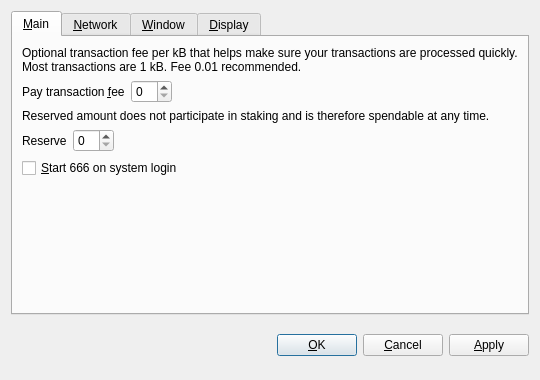
<?xml version="1.0" encoding="UTF-8"?>
<ui version="4.0">
 <class>OptionsDialog</class>
 <widget class="QDialog" name="OptionsDialog">
  <property name="geometry">
   <rect>
    <x>0</x>
    <y>0</y>
    <width>540</width>
    <height>380</height>
   </rect>
  </property>
  <property name="windowTitle">
   <string>Options</string>
  </property>
  <property name="styleSheet">
   <string notr="true">background-image: url(:/images/bkg2);</string>
  </property>
  <property name="modal">
   <bool>true</bool>
  </property>
  <layout class="QVBoxLayout" name="verticalLayout">
   <item>
    <widget class="QTabWidget" name="tabWidget">
     <property name="tabPosition">
      <enum>QTabWidget::North</enum>
     </property>
     <property name="currentIndex">
      <number>0</number>
     </property>
     <widget class="QWidget" name="tabMain">
      <attribute name="title">
       <string>&amp;Main</string>
      </attribute>
      <layout class="QVBoxLayout" name="verticalLayout_Main">
       <item>
        <widget class="QLabel" name="transactionFeeInfoLabel">
         <property name="text">
          <string>Optional transaction fee per kB that helps make sure your transactions are processed quickly. Most transactions are 1 kB. Fee 0.01 recommended.</string>
         </property>
         <property name="textFormat">
          <enum>Qt::PlainText</enum>
         </property>
         <property name="wordWrap">
          <bool>true</bool>
         </property>
        </widget>
       </item>
       <item>
        <layout class="QHBoxLayout" name="horizontalLayoutFee">
         <item>
          <widget class="QLabel" name="transactionFeeLabel">
           <property name="text">
            <string>Pay transaction &amp;fee</string>
           </property>
           <property name="textFormat">
            <enum>Qt::PlainText</enum>
           </property>
           <property name="buddy">
            <cstring>transactionFee</cstring>
           </property>
          </widget>
         </item>
         <item>
          <widget class="BitcoinAmountField" name="transactionFee"/>
         </item>
         <item>
          <spacer name="horizontalSpacerFee">
           <property name="orientation">
            <enum>Qt::Horizontal</enum>
           </property>
           <property name="sizeHint" stdset="0">
            <size>
             <width>40</width>
             <height>20</height>
            </size>
           </property>
          </spacer>
         </item>
        </layout>
       </item>
       <item>
        <widget class="QLabel" name="reserveBalanceInfoLabel">
         <property name="text">
          <string>Reserved amount does not participate in staking and is therefore spendable at any time.</string>
         </property>
         <property name="textFormat">
          <enum>Qt::PlainText</enum>
         </property>
         <property name="wordWrap">
          <bool>true</bool>
         </property>
        </widget>
       </item>
       <item>
        <layout class="QHBoxLayout" name="horizontalLayoutReserveBalance">
         <item>
          <widget class="QLabel" name="reserveBalanceLabel">
           <property name="text">
            <string>Reserve</string>
           </property>
           <property name="textFormat">
            <enum>Qt::PlainText</enum>
           </property>
           <property name="buddy">
            <cstring>reserveBalance</cstring>
           </property>
          </widget>
         </item>
         <item>
          <widget class="BitcoinAmountField" name="reserveBalance"/>
         </item>
         <item>
          <spacer name="horizontalSpacerReserveBalance">
           <property name="orientation">
            <enum>Qt::Horizontal</enum>
           </property>
           <property name="sizeHint" stdset="0">
            <size>
             <width>40</width>
             <height>20</height>
            </size>
           </property>
          </spacer>
         </item>
        </layout>
       </item>
       <item>
        <widget class="QCheckBox" name="bitcoinAtStartup">
         <property name="toolTip">
          <string>Automatically start 666 after logging in to the system.</string>
         </property>
         <property name="text">
          <string>&amp;Start 666 on system login</string>
         </property>
        </widget>
       </item>
       <item>
        <spacer name="verticalSpacer_Main">
         <property name="orientation">
          <enum>Qt::Vertical</enum>
         </property>
         <property name="sizeHint" stdset="0">
          <size>
           <width>20</width>
           <height>40</height>
          </size>
         </property>
        </spacer>
       </item>
      </layout>
     </widget>
     <widget class="QWidget" name="tabNetwork">
      <attribute name="title">
       <string>&amp;Network</string>
      </attribute>
      <layout class="QVBoxLayout" name="verticalLayout_Network">
       <item>
        <widget class="QCheckBox" name="mapPortUpnp">
         <property name="toolTip">
          <string>Automatically open the 666 client port on the router. This only works when your router supports UPnP and it is enabled.</string>
         </property>
         <property name="text">
          <string>Map port using &amp;UPnP</string>
         </property>
        </widget>
       </item>
       <item>
        <widget class="QCheckBox" name="connectSocks">
         <property name="toolTip">
          <string>Connect to the 666 network through a SOCKS proxy (e.g. when connecting through Tor).</string>
         </property>
         <property name="text">
          <string>&amp;Connect through SOCKS proxy:</string>
         </property>
        </widget>
       </item>
       <item>
        <layout class="QHBoxLayout" name="horizontalLayout_Network">
         <item>
          <widget class="QLabel" name="proxyIpLabel">
           <property name="text">
            <string>Proxy &amp;IP:</string>
           </property>
           <property name="textFormat">
            <enum>Qt::PlainText</enum>
           </property>
           <property name="buddy">
            <cstring>proxyIp</cstring>
           </property>
          </widget>
         </item>
         <item>
          <widget class="QValidatedLineEdit" name="proxyIp">
           <property name="maximumSize">
            <size>
             <width>140</width>
             <height>16777215</height>
            </size>
           </property>
           <property name="toolTip">
            <string>IP address of the proxy (e.g. 127.0.0.1)</string>
           </property>
          </widget>
         </item>
         <item>
          <widget class="QLabel" name="proxyPortLabel">
           <property name="text">
            <string>&amp;Port:</string>
           </property>
           <property name="textFormat">
            <enum>Qt::PlainText</enum>
           </property>
           <property name="buddy">
            <cstring>proxyPort</cstring>
           </property>
          </widget>
         </item>
         <item>
          <widget class="QLineEdit" name="proxyPort">
           <property name="maximumSize">
            <size>
             <width>55</width>
             <height>16777215</height>
            </size>
           </property>
           <property name="toolTip">
            <string>Port of the proxy (e.g. 9050)</string>
           </property>
          </widget>
         </item>
         <item>
          <widget class="QLabel" name="socksVersionLabel">
           <property name="text">
            <string>SOCKS &amp;Version:</string>
           </property>
           <property name="textFormat">
            <enum>Qt::PlainText</enum>
           </property>
           <property name="buddy">
            <cstring>socksVersion</cstring>
           </property>
          </widget>
         </item>
         <item>
          <widget class="QValueComboBox" name="socksVersion">
           <property name="toolTip">
            <string>SOCKS version of the proxy (e.g. 5)</string>
           </property>
          </widget>
         </item>
         <item>
          <spacer name="horizontalSpacer_Network">
           <property name="orientation">
            <enum>Qt::Horizontal</enum>
           </property>
           <property name="sizeHint" stdset="0">
            <size>
             <width>40</width>
             <height>20</height>
            </size>
           </property>
          </spacer>
         </item>
        </layout>
       </item>
       <item>
        <spacer name="verticalSpacer_Network">
         <property name="orientation">
          <enum>Qt::Vertical</enum>
         </property>
         <property name="sizeHint" stdset="0">
          <size>
           <width>20</width>
           <height>40</height>
          </size>
         </property>
        </spacer>
       </item>
      </layout>
     </widget>
     <widget class="QWidget" name="tabWindow">
      <attribute name="title">
       <string>&amp;Window</string>
      </attribute>
      <layout class="QVBoxLayout" name="verticalLayout_Window">
       <item>
        <widget class="QCheckBox" name="minimizeToTray">
         <property name="toolTip">
          <string>Show only a tray icon after minimizing the window.</string>
         </property>
         <property name="text">
          <string>&amp;Minimize to the tray instead of the taskbar</string>
         </property>
        </widget>
       </item>
       <item>
        <widget class="QCheckBox" name="minimizeOnClose">
         <property name="toolTip">
          <string>Minimize instead of exit the application when the window is closed. When this option is enabled, the application will be closed only after selecting Quit in the menu.</string>
         </property>
         <property name="text">
          <string>M&amp;inimize on close</string>
         </property>
        </widget>
       </item>
       <item>
        <spacer name="verticalSpacer_Window">
         <property name="orientation">
          <enum>Qt::Vertical</enum>
         </property>
         <property name="sizeHint" stdset="0">
          <size>
           <width>20</width>
           <height>40</height>
          </size>
         </property>
        </spacer>
       </item>
      </layout>
     </widget>
     <widget class="QWidget" name="tabDisplay">
      <attribute name="title">
       <string>&amp;Display</string>
      </attribute>
      <layout class="QVBoxLayout" name="verticalLayout_Display">
       <item>
        <layout class="QHBoxLayout" name="horizontalLayout_1_Display">
         <item>
          <widget class="QLabel" name="langLabel">
           <property name="text">
            <string>User Interface &amp;language:</string>
           </property>
           <property name="textFormat">
            <enum>Qt::PlainText</enum>
           </property>
           <property name="buddy">
            <cstring>lang</cstring>
           </property>
          </widget>
         </item>
         <item>
          <widget class="QValueComboBox" name="lang">
           <property name="toolTip">
            <string>The user interface language can be set here. This setting will take effect after restarting 666.</string>
           </property>
          </widget>
         </item>
        </layout>
       </item>
       <item>
        <layout class="QHBoxLayout" name="horizontalLayout_2_Display">
         <item>
          <widget class="QLabel" name="unitLabel">
           <property name="text">
            <string>&amp;Unit to show amounts in:</string>
           </property>
           <property name="textFormat">
            <enum>Qt::PlainText</enum>
           </property>
           <property name="buddy">
            <cstring>unit</cstring>
           </property>
          </widget>
         </item>
         <item>
          <widget class="QValueComboBox" name="unit">
           <property name="toolTip">
            <string>Choose the default subdivision unit to show in the interface and when sending coins.</string>
           </property>
          </widget>
         </item>
        </layout>
       </item>
       <item>
        <widget class="QCheckBox" name="displayAddresses">
         <property name="toolTip">
          <string>Whether to show 666 addresses in the transaction list or not.</string>
         </property>
         <property name="text">
          <string>&amp;Display addresses in transaction list</string>
         </property>
        </widget>
       </item>
       <item>
        <widget class="QCheckBox" name="coinControlFeatures">
         <property name="toolTip">
          <string>Whether to show coin control features or not.</string>
         </property>
         <property name="text">
          <string>Display coin &amp;control features (experts only!)</string>
         </property>
        </widget>
       </item>
       <item>
        <spacer name="verticalSpacer_Display">
         <property name="orientation">
          <enum>Qt::Vertical</enum>
         </property>
         <property name="sizeHint" stdset="0">
          <size>
           <width>20</width>
           <height>40</height>
          </size>
         </property>
        </spacer>
       </item>
      </layout>
     </widget>
    </widget>
   </item>
   <item>
    <layout class="QHBoxLayout" name="horizontalLayout_Buttons">
     <item>
      <spacer name="horizontalSpacer_1">
       <property name="orientation">
        <enum>Qt::Horizontal</enum>
       </property>
       <property name="sizeHint" stdset="0">
        <size>
         <width>40</width>
         <height>48</height>
        </size>
       </property>
      </spacer>
     </item>
     <item>
      <widget class="QLabel" name="statusLabel">
       <property name="font">
        <font>
         <weight>75</weight>
         <bold>true</bold>
        </font>
       </property>
       <property name="text">
        <string/>
       </property>
       <property name="textFormat">
        <enum>Qt::PlainText</enum>
       </property>
       <property name="wordWrap">
        <bool>true</bool>
       </property>
      </widget>
     </item>
     <item>
      <spacer name="horizontalSpacer_2">
       <property name="orientation">
        <enum>Qt::Horizontal</enum>
       </property>
       <property name="sizeHint" stdset="0">
        <size>
         <width>40</width>
         <height>48</height>
        </size>
       </property>
      </spacer>
     </item>
     <item>
      <widget class="QPushButton" name="okButton">
       <property name="text">
        <string>&amp;OK</string>
       </property>
      </widget>
     </item>
     <item>
      <widget class="QPushButton" name="cancelButton">
       <property name="text">
        <string>&amp;Cancel</string>
       </property>
       <property name="autoDefault">
        <bool>false</bool>
       </property>
      </widget>
     </item>
     <item>
      <widget class="QPushButton" name="applyButton">
       <property name="text">
        <string>&amp;Apply</string>
       </property>
       <property name="autoDefault">
        <bool>false</bool>
       </property>
      </widget>
     </item>
    </layout>
   </item>
  </layout>
 </widget>
 <customwidgets>
  <customwidget>
   <class>BitcoinAmountField</class>
   <extends>QSpinBox</extends>
   <header>bitcoinamountfield.h</header>
  </customwidget>
  <customwidget>
   <class>QValueComboBox</class>
   <extends>QComboBox</extends>
   <header>qvaluecombobox.h</header>
  </customwidget>
  <customwidget>
   <class>QValidatedLineEdit</class>
   <extends>QLineEdit</extends>
   <header>qvalidatedlineedit.h</header>
  </customwidget>
 </customwidgets>
 <resources/>
 <connections/>
</ui>
